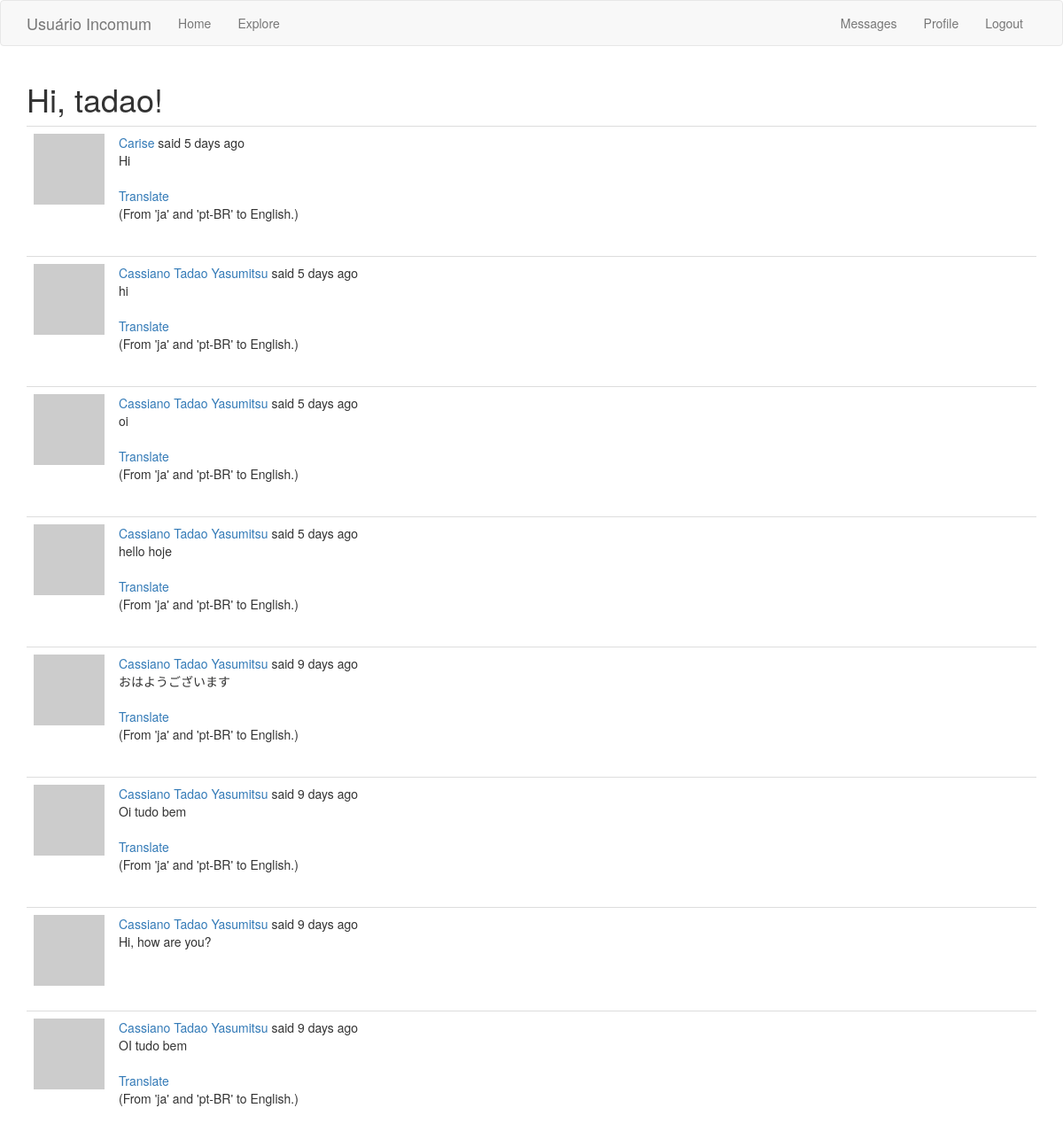
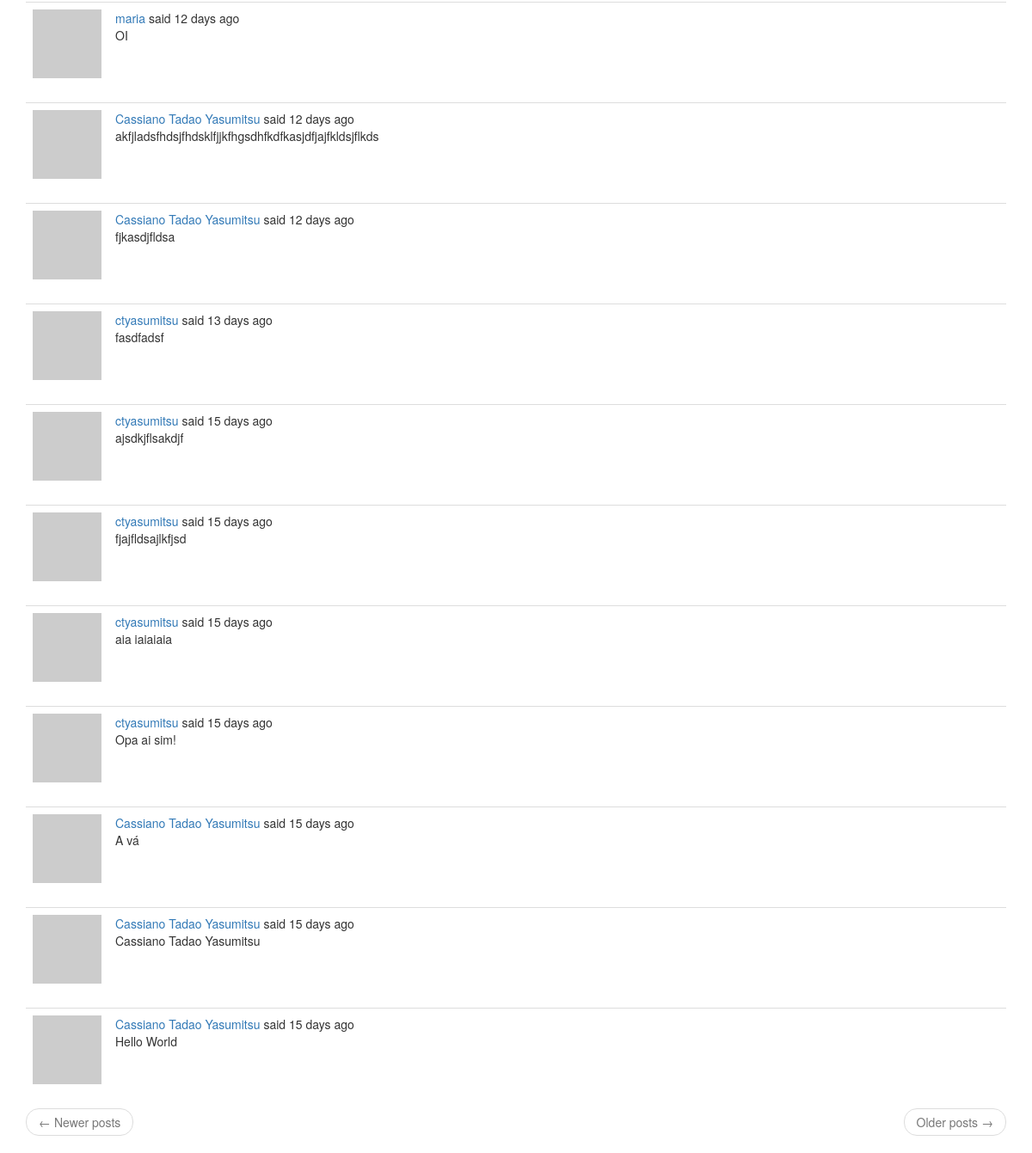
The page /explore (signed in) on the database its author committed (2 pictures, top to bottom).
### app/models.py (models this page shows, shortened)
class PaginatedAPIMixin(object):
    @staticmethod
    def to_collection_dict(query, page, per_page, endpoint, **kwargs):
        resources = query.paginate(page=page, per_page=per_page,
                                   error_out=False)
        data = {
            'items': [item.to_dict() for item in resources.items],
            '_meta': {
                'page': page,
                'per_page': per_page,
                'total_pages': resources.pages,
                'total_items': resources.total
            },
            '_links': {
                'self': url_for(endpoint, page=page, per_page=per_page,
                                **kwargs),
                'next': url_for(endpoint, page=page + 1, per_page=per_page,
                                **kwargs) if resources.has_next else None,
                'prev': url_for(endpoint, page=page - 1, per_page=per_page,
                                **kwargs) if resources.has_prev else None
            }
        }
        return data

class User(PaginatedAPIMixin, UserMixin, db.Model):
    id = db.Column(db.Integer, primary_key=True)
    username = db.Column(db.String(64), index=True, unique=True)
    email = db.Column(db.String(120), index=True, unique=True)
    password_hash = db.Column(db.String(128))
    posts = db.relationship('Post', backref='author', lazy='dynamic')
    about_me = db.Column(db.String(140))
    last_seen = db.Column(db.DateTime, default=datetime.utcnow)
    token = db.Column(db.String(32), index=True, unique=True)
    token_expiration = db.Column(db.DateTime)
    followed = db.relationship(
        'User', secondary=followers,
        primaryjoin=(followers.c.follower_id == id),
        secondaryjoin=(followers.c.followed_id == id),
        backref=db.backref('followers', lazy='dynamic'), lazy='dynamic')
    messages_sent = db.relationship('Message', foreign_keys='Message.sender_id',
                                    backref='author', lazy='dynamic')
    messages_received = db.relationship('Message', foreign_keys='Message.recipient_id',
                                        backref='recipient', lazy='dynamic')
    last_message_read_time = db.Column(db.DateTime)
    def avatar(self, size):
        digest = md5(self.email.lower().encode('utf-8')).hexdigest()
        return 'https://www.gravatar.com/avatar/{}?d=identicon&s={}'.format(
            digest, size)
    def new_messages(self):
        last_read_time = self.last_message_read_time or datetime(1900, 1, 1)
        return Message.query.filter_by(recipient=self).filter(
            Message.timestamp > last_read_time).count()

class Post(db.Model):
    id = db.Column(db.Integer, primary_key=True)
    body = db.Column(db.String(140))
    timestamp = db.Column(db.DateTime, index=True, default=datetime.utcnow)
    user_id = db.Column(db.Integer, db.ForeignKey('user.id'))
    language = db.Column(db.String(5))

### app/main/routes.py (the view)
@bp.route('/explore')
@login_required
def explore():
    page = request.args.get('page', 1, type=int)
    posts = Post.query.order_by(Post.timestamp.desc()).paginate(
        page=page, per_page=current_app.config['POSTS_PER_PAGE'],
        error_out=False)
    next_url = url_for('main.explore', page=posts.next_num) \
        if posts.has_next else None
    prev_url = url_for('main.explore', page=posts.prev_num) \
        if posts.has_prev else None
    return render_template('index.html', title=_('Explore'),
                           posts=posts.items, next_url=next_url,
                           prev_url=prev_url)

### app/main/routes.py (called while the page is built)
@bp.before_app_request
def before_request():
    if current_user.is_authenticated:
        current_user.last_seen = datetime.utcnow()
        db.session.commit()
    g.locale = str(get_locale())

### app/models.py (called while the page is built)
@login.user_loader
def load_user(id):
    return User.query.get(int(id))

### app/templates/index.html (shortened to what this page needs)
{% extends "base.html" %} {% import 'bootstrap/wtf.html' as wtf %} {% block
app_content %}
<h1>{{ _('Hi, %(username)s!', username=current_user.username) }}</h1>
 {% for post in posts %} {% include '_post.html' %} {% endfor %}
<nav aria-label="...">
  <ul class="pager">
    <li class="previous{% if not prev_url %} disabled{% endif %}">
      <a href="{{ prev_url or '#' }}">
        <span aria-hidden="true">&larr;</span> {{ _('Newer posts') }}
      </a>
    </li>
    <li class="next{% if not next_url %} disabled{% endif %}">
      <a href="{{ next_url or '#' }}">
        {{ _('Older posts') }} <span aria-hidden="true">&rarr;</span>
      </a>
    </li>
  </ul>
</nav>
{% endblock %}

### app/templates/_post.html (shortened to what this page needs)
<table class="table table-hover">
  <tr>
    <td width="70px">
      <a href="{{ url_for('main.user', username=post.author.username) }}">
        <img src="{{ post.author.avatar(70) }}" />
      </a>
    </td>
    <td>
       {{ _('%(username)s said %(when)s', username=user_link,
      when=moment(post.timestamp).fromNow()) }}
      <br />
      <span id="post{{ post.id }}">{{ post.body }}</span>
      {% if post.language and post.language != g.locale %}
      <br /><br />
      <span id="translation{{ post.id }}">
        <a
          href="javascript:translate(
                          '#post{{ post.id }}',
                          '#translation{{ post.id }}',
                          '{{ post.language }}',
                          '{{ g.locale }}');"
          >{{ _('Translate') }}</a
        >
        <p>(From 'ja' and 'pt-BR' to English.)</p>
      </span>
      {% endif %}
    </td>
  </tr>
</table>

### rows shown on the page
Post: body "Hi"
Post: body "hi"
Post: body "oi"
Post: body "hello hoje"
Post: body "おはようございます"
Post: body "Oi tudo bem"
Post: body "Hi, how are you?"
Post: body "OI tudo bem"
Post: body "OI"
Post: body "akfjladsfhdsjfhdsklfjjkfhgsdhfkdfkasjdfjajfkldsjflkds"
Post: body "fjkasdjfldsa"
Post: body "fasdfadsf"
Post: body "ajsdkjflsakdjf"
Post: body "fjajfldsajlkfjsd"
Post: body "aia iaiaiaia"
Post: body "Opa ai sim!"
Post: body "A vá"
Post: body "Cassiano Tadao Yasumitsu"
Post: body "Hello World"
